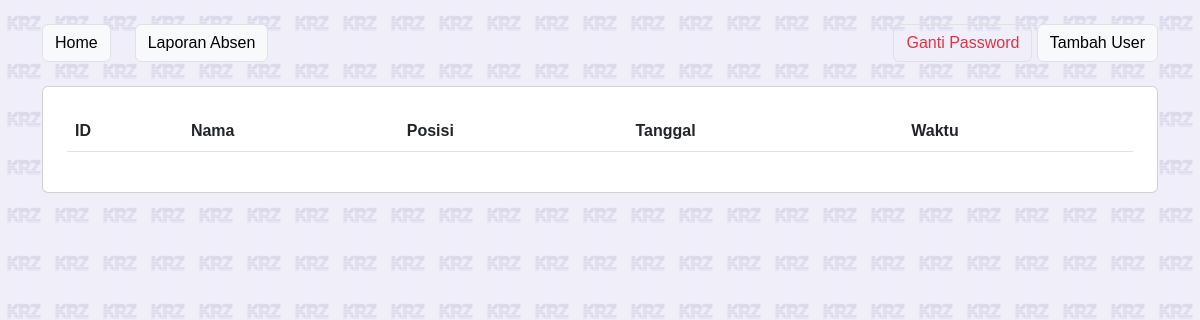
The app's page /laporan-absen.php (signed in), older data.
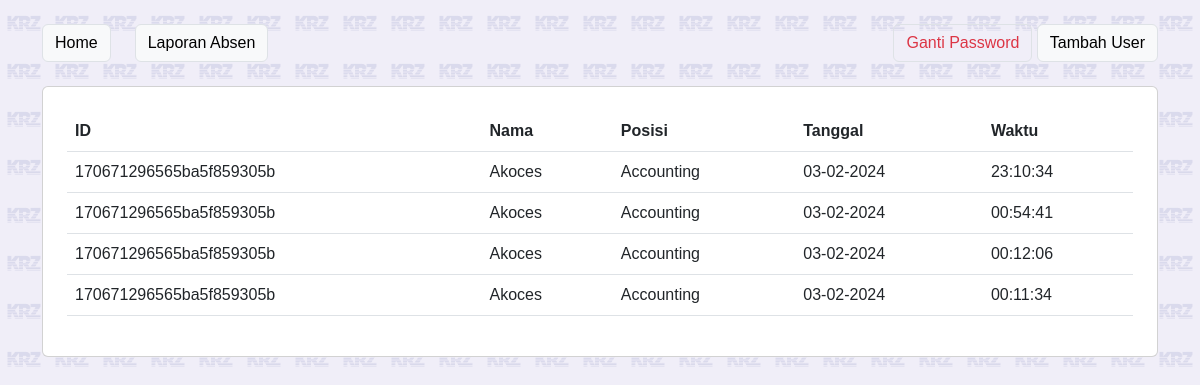
The same page, newer data.
### tables this page shows
CREATE TABLE "absen_tb" (
	"id_absen"	INTEGER,
	"idx_staff"	TEXT,
	"waktu_tmsp_absen"	INTEGER,
	"status_absen"	INTEGER,
	"bukti_absen"	TEXT,
	"keterangan_absen"	TEXT,
	PRIMARY KEY("id_absen" AUTOINCREMENT)
);

CREATE TABLE "staffs_tb" (
	"id_staff"	TEXT,
	"nama_staff"	TEXT,
	"posisi_staff"	TEXT,
	"foto_staff"	TEXT,
	PRIMARY KEY("id_staff")
);

### api.php (called while the page is built, shortened)
<?php
class AbsenkyAPI
{
    public $db;
    function __construct()
    {
        $this->db = new SQLite3('absenky.db');
    }
    public function absenToday()
    {
        $today = explode('-', date('d-m-Y'));
        $todayStart = mktime(0, 0, 0, $today[1], $today[0], $today[2]);
        $todayEnd = $todayStart + (3600 * 24);
        $query = "SELECT * FROM absen_tb INNER JOIN staffs_tb ON absen_tb.idx_staff = staffs_tb.id_staff WHERE waktu_tmsp_absen >= " . $todayStart . " AND waktu_tmsp_absen <= " . $todayEnd . " ORDER BY waktu_tmsp_absen DESC";
        $absen = $this->db->query($query);
        $result = [];
        while ($row = $absen->fetchArray()) {
            $result[] = $row;
        }
        return $result;
    }
}

### laporan-absen.php (the view, shortened to what this page needs)
<?php
require_once('api.php');
$api = new AbsenkyAPI();
$absenToday = $api->absenToday();
?>
<!DOCTYPE html>
<html lang="en">
<head>
    <?php require_once('components/head.php'); ?>
</head>
<body>
    <div class="container mt-4">
        <div class="d-flex">
            <a href="index.php" class="btn btn-light border me-4">Home</a>
            <a href="laporan-absen.php" class="btn btn-light border">Laporan Absen</a>
            <div class="ms-auto">
                <a href="#" id="btn_ganti_pw" class="btn btn-outline-danger border ms-auto">Ganti Password</a>
                <a href="form-staff.php" class="btn btn-light border ms-auto">Tambah User</a>
            </div>
        </div>
    </div>
    <div class="container">
        <div class="row mt-4">
            <div class="col-lg-12 mb-4">
                <div class="card p-4">
                    <table class="table table-hover" id="table-absen">
                        <thead>
                            <tr>
                                <td class="fw-bold">ID</td>
                                <td class="fw-bold">Nama</td>
                                <td class="fw-bold">Posisi</td>
                                <td class="fw-bold">Tanggal</td>
                                <td class="fw-bold">Waktu</td>
                            </tr>
                        </thead>
                        <tbody>
                            <?php foreach ($absenToday as $absen) : ?>
                            <tr>
                                <td><?= $absen['id_staff']; ?></td>
                                <td><?= $absen['nama_staff']; ?></td>
                                <td><?= $absen['posisi_staff']; ?></td>
                                <td><?= date('d-m-Y', $absen['waktu_tmsp_absen']); ?></td>
                                <td><?= date('H:i:s', $absen['waktu_tmsp_absen']); ?></td>
                            </tr>
                            <?php endforeach; ?>
                        </tbody>
                    </table>
                </div>
            </div>
        </div>
    </div>
</body>
</html>

Row changes from the older to the newer data that the page shows:
added absen_tb: staffs_tb.id_staff "170671296565ba5f859305b", staffs_tb.nama_staff "Akoces", staffs_tb.posisi_staff "Accounting", waktu_tmsp_absen "03-02-2024", waktu_tmsp_absen "23:10:34"
added absen_tb: staffs_tb.id_staff "170671296565ba5f859305b", staffs_tb.nama_staff "Akoces", staffs_tb.posisi_staff "Accounting", waktu_tmsp_absen "03-02-2024", waktu_tmsp_absen "00:54:41"
added absen_tb: staffs_tb.id_staff "170671296565ba5f859305b", staffs_tb.nama_staff "Akoces", staffs_tb.posisi_staff "Accounting", waktu_tmsp_absen "03-02-2024", waktu_tmsp_absen "00:12:06"
added absen_tb: staffs_tb.id_staff "170671296565ba5f859305b", staffs_tb.nama_staff "Akoces", staffs_tb.posisi_staff "Accounting", waktu_tmsp_absen "03-02-2024", waktu_tmsp_absen "00:11:34"
